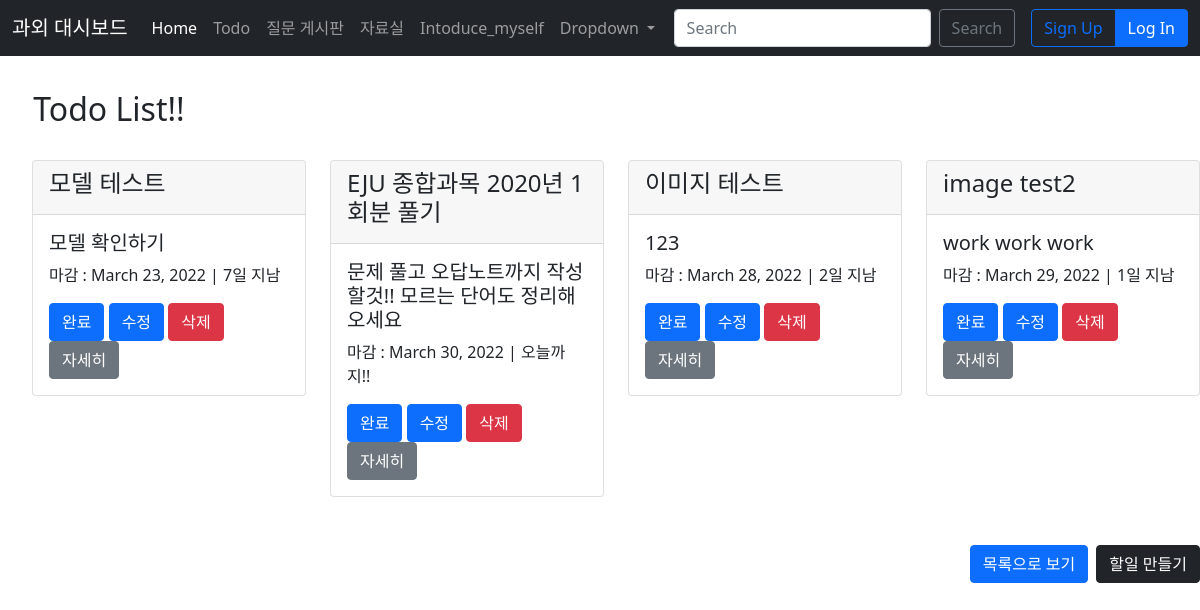
The page /todo/ on the database as committed earlier.
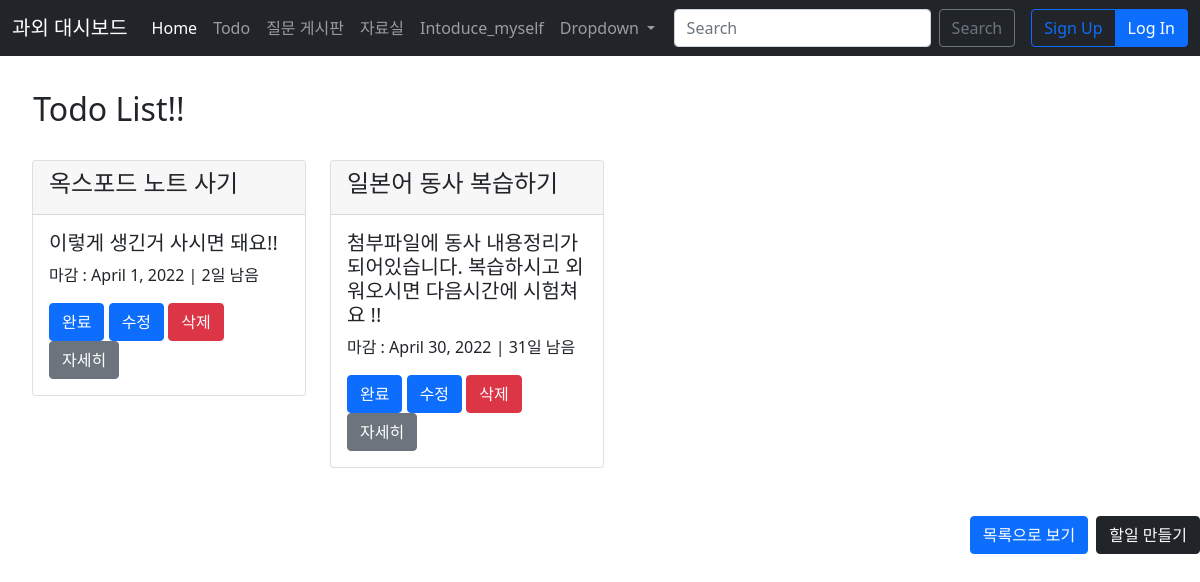
The same page on the database as committed later.
### todo/models.py (models this page shows, shortened)
class TodoList(models.Model):
    name = models.CharField(max_length=40, verbose_name="할일")
    description = models.TextField(max_length=200, verbose_name="내용")
    date_created = models.DateField(auto_now_add=True, verbose_name="작성일")
    date_deadline = models.DateField(verbose_name="마감일")
    image = models.ImageField(null=True, blank=True, upload_to="", verbose_name='이미지')
    file = models.FileField(null=True, blank=True, upload_to="uploads/", verbose_name='파일')
    def remaining_days(self):
        delta = self.date_deadline - date.today()
        days = delta.days
        if days > 0:
            return f'{days}일 남음'
        elif days == 0:
            return '오늘까지!!'
        else:
            days = abs(days)
            return f'{days}일 지남'

### todo/views.py (the view)
# urls.py: path('', TodoIndexView.as_view(), name='index'),
class TodoIndexView(ListView):
    context_object_name = 'todo_list'
    template_name = 'todo/todo_index.html'
    def get_queryset(self):
        return TodoList.objects.all()

### todo/templates/todo/todo_index.html (shortened to what this page needs)
{%extends 'base.html' %}
{% block content %}
<h2>&nbsp;&nbsp;&nbsp;&nbsp;Todo List!!</a></h2>
<br>
   <ul>
      <div class="row">
        {% for todo in todo_list %}
        <div class="col-sm-3">
          <div class="card">
            <div class="card-header"><h4>{{todo.name}}</h4></div>
            <div class="card-body">
              <h5 class="card-title">{{ todo.description }}</h5>
              <p class="card-text">마감 : {{ todo.date_deadline }} | {{ todo.remaining_days }}</p>
              <a href="{% url 'todo:complete' todo.id %}" class="btn btn-primary">완료</a>
              <a href="{% url 'todo:update' todo.id %}" class="btn btn-primary">수정</a>
              <a href="{% url 'todo:delete' todo.id %}" class="btn btn-primary bg-danger border-danger">삭제</a>
              <a href="{% url 'todo:detail' todo.id %}" class="btn btn-secondary">자세히</a>
            </div>
          </div>
        </div>
        {% endfor %}
        <div class="d-grid gap-2 d-md-flex justify-content-md-end">
          <a href="{% url 'todo:list' %}" class="btn btn-primary mt-5" type="button" >목록으로 보기</a>
          <a href="{% url 'todo:create' %}" class="btn btn-dark mt-5" type="button" >할일 만들기</a>
        </div>
      </div>
    </ul>
{% endblock %}

### templates/base.html (shortened to what this page needs)
<!DOCTYPE html>
<html lang="ko">
<head>
    <link href="https://cdn.jsdelivr.net/npm/bootstrap@5.1.3/dist/css/bootstrap.min.css" rel="stylesheet">
</head>
<body style="padding-top:90px;">
    <nav class="navbar navbar-expand-lg navbar-dark bg-dark fixed-top">
        <div class="container-fluid">
          <a class="navbar-brand" href="#">과외 대시보드</a>
          <div class="collapse navbar-collapse" id="navbarSupportedContent">
            <ul class="navbar-nav me-auto mb-2 mb-lg-0">
              <li class="nav-item">
                <a class="nav-link active" aria-current="page" href="{% url 'home' %}">Home</a>
              </li>
              <li class="nav-item">
                <a class="nav-link" href="{% url 'todo:index' %}">Todo</a>
              </li>
              <li class="nav-item">
                <a class="nav-link" href="{% url 'board:index' %}">질문 게시판</a>
              </li>
              <li class="nav-item">
                <a class="nav-link" href="{% url 'todo:index' %}">자료실</a>
              </li>
              <li class="nav-item">
                <a class="nav-link" href="{% url 'todo:index' %}">Intoduce_myself</a>
              </li>
              <li class="nav-item dropdown">
                <a class="nav-link dropdown-toggle" href="#" id="navbarDropdown" role="button" data-bs-toggle="dropdown" aria-expanded="false">
                  Dropdown
                </a>
              </li>
            </ul>
            <form class="d-flex">
              <input class="form-control me-2" type="search" placeholder="Search" aria-label="Search">
              <button class="btn btn-outline-secondary" type="submit">Search</button>
            </form><script src="https://cdn.jsdelivr.net/npm/bootstrap@5.1.3/dist/js/bootstrap.bundle.min.js"></script>
           <div class="btn-group">
             {% if user.is_authenticated %}
            <button type="button" class="btn btn-outline-danger" onclick="location.href='{% url 'account_logout' %}'">Log Out</button>
            {% else%}
            <button type="button" class="btn btn-outline-primary" onclick="location.href='{% url 'account_signup' %}'">Sign Up</button>
            <button type="button" class="btn btn-primary" onclick="location.href='{% url 'account_login' %}'">Log In</button>
           {% endif %}
          </div>
          </nav>
            {% block content %}{% endblock %}
    </body>
</html>

Rows that differ between the two databases and show on the page:
removed TodoList: name "모델 테스트", description "모델 확인하기", date_deadline "March 23, 2022", remaining_days "7일 지남"
removed TodoList: name "EJU 종합과목 2020년 1회분 풀기", description "문제 풀고 오답노트까지 작성할것!! 모르는 단어도 정리해오세요", date_deadline "March 30, 2022", remaining_days "오늘까지!!"
removed TodoList: name "이미지 테스트", description "123", date_deadline "March 28, 2022", remaining_days "2일 지남"
removed TodoList: name "image test2", description "work work work", date_deadline "March 29, 2022", remaining_days "1일 지남"
added TodoList: name "옥스포드 노트 사기", description "이렇게 생긴거 사시면 돼요!!", date_deadline "April 1, 2022", remaining_days "2일 남음"
added TodoList: name "일본어 동사 복습하기", description "첨부파일에 동사 내용정리가 되어있습니다. 복습하시고 외워오시면 다음시간에 시험쳐요 !!", date_deadline "April 30, 2022", remaining_days "31일 남음"
